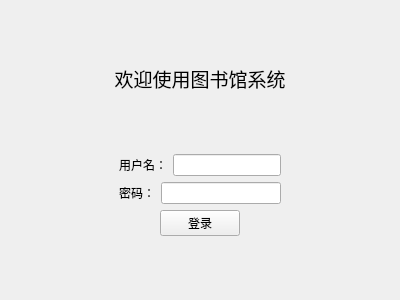
<?xml version="1.0" encoding="UTF-8"?>
<ui version="4.0">
 <class>LoginView</class>
 <widget class="QWidget" name="LoginView">
  <property name="geometry">
   <rect>
    <x>0</x>
    <y>0</y>
    <width>400</width>
    <height>300</height>
   </rect>
  </property>
  <property name="windowTitle">
   <string>登录</string>
  </property>
  <layout class="QVBoxLayout" name="verticalLayout_2">
   <item>
    <spacer name="verticalSpacer">
     <property name="orientation">
      <enum>Qt::Orientation::Vertical</enum>
     </property>
     <property name="sizeHint" stdset="0">
      <size>
       <width>20</width>
       <height>54</height>
      </size>
     </property>
    </spacer>
   </item>
   <item>
    <widget class="QLabel" name="label">
     <property name="font">
      <font>
       <pointsize>14</pointsize>
      </font>
     </property>
     <property name="text">
      <string>欢迎使用图书馆系统</string>
     </property>
     <property name="alignment">
      <set>Qt::AlignmentFlag::AlignCenter</set>
     </property>
    </widget>
   </item>
   <item>
    <spacer name="verticalSpacer_2">
     <property name="orientation">
      <enum>Qt::Orientation::Vertical</enum>
     </property>
     <property name="sizeHint" stdset="0">
      <size>
       <width>20</width>
       <height>55</height>
      </size>
     </property>
    </spacer>
   </item>
   <item>
    <layout class="QHBoxLayout" name="horizontalLayout_4">
     <item>
      <spacer name="horizontalSpacer">
       <property name="orientation">
        <enum>Qt::Orientation::Horizontal</enum>
       </property>
       <property name="sizeHint" stdset="0">
        <size>
         <width>40</width>
         <height>20</height>
        </size>
       </property>
      </spacer>
     </item>
     <item>
      <layout class="QVBoxLayout" name="verticalLayout">
       <item>
        <layout class="QHBoxLayout" name="horizontalLayout">
         <item>
          <widget class="QLabel" name="label_2">
           <property name="text">
            <string>用户名：</string>
           </property>
          </widget>
         </item>
         <item>
          <widget class="QLineEdit" name="inputUserName"/>
         </item>
        </layout>
       </item>
       <item>
        <layout class="QHBoxLayout" name="horizontalLayout_2">
         <item>
          <widget class="QLabel" name="label_3">
           <property name="text">
            <string>密码：</string>
           </property>
          </widget>
         </item>
         <item>
          <widget class="QLineEdit" name="inputUserPassword">
           <property name="echoMode">
            <enum>QLineEdit::EchoMode::Password</enum>
           </property>
          </widget>
         </item>
        </layout>
       </item>
      </layout>
     </item>
     <item>
      <spacer name="horizontalSpacer_2">
       <property name="orientation">
        <enum>Qt::Orientation::Horizontal</enum>
       </property>
       <property name="sizeHint" stdset="0">
        <size>
         <width>40</width>
         <height>20</height>
        </size>
       </property>
      </spacer>
     </item>
    </layout>
   </item>
   <item>
    <layout class="QHBoxLayout" name="horizontalLayout_5">
     <item>
      <spacer name="horizontalSpacer_3">
       <property name="orientation">
        <enum>Qt::Orientation::Horizontal</enum>
       </property>
       <property name="sizeHint" stdset="0">
        <size>
         <width>40</width>
         <height>20</height>
        </size>
       </property>
      </spacer>
     </item>
     <item>
      <layout class="QHBoxLayout" name="horizontalLayout_3">
       <item>
        <widget class="QPushButton" name="btSignin">
         <property name="text">
          <string>登录</string>
         </property>
        </widget>
       </item>
      </layout>
     </item>
     <item>
      <spacer name="horizontalSpacer_4">
       <property name="orientation">
        <enum>Qt::Orientation::Horizontal</enum>
       </property>
       <property name="sizeHint" stdset="0">
        <size>
         <width>40</width>
         <height>20</height>
        </size>
       </property>
      </spacer>
     </item>
    </layout>
   </item>
   <item>
    <spacer name="verticalSpacer_3">
     <property name="orientation">
      <enum>Qt::Orientation::Vertical</enum>
     </property>
     <property name="sizeHint" stdset="0">
      <size>
       <width>20</width>
       <height>54</height>
      </size>
     </property>
    </spacer>
   </item>
  </layout>
 </widget>
 <resources/>
 <connections/>
</ui>
